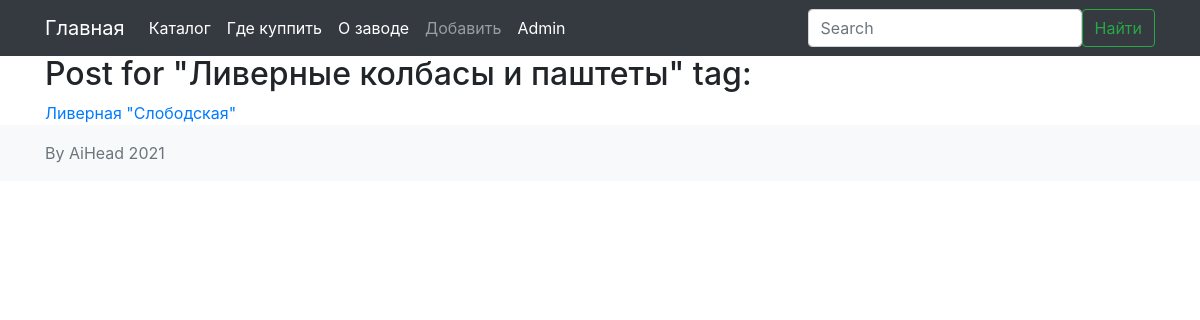
/blog/tag/Ливерные-колбасы-и-паштеты (signed in), run on an earlier commit of the app's database.
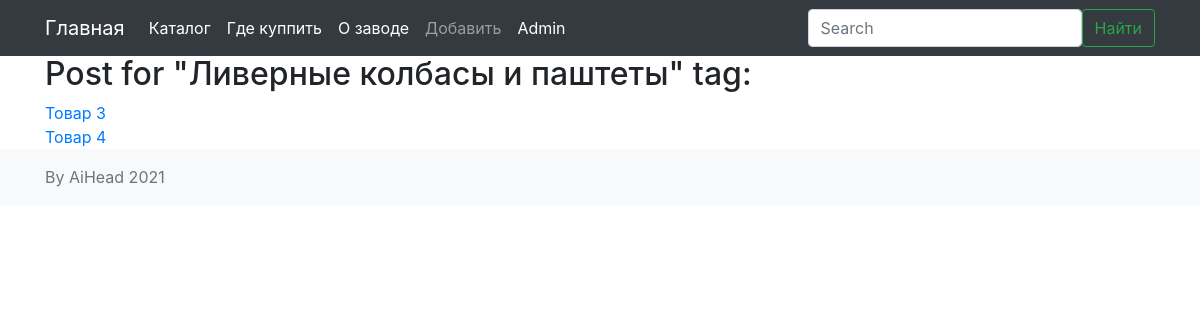
And on a later commit of the database.
### models.py (models this page shows, shortened)
class Tag(db.Model):
    id = db.Column(db.Integer, primary_key=True)
    name = db.Column(db.String(100))
    slug = db.Column(db.String(140), unique=True)
    image = db.Column(db.String(150), default='')
    subtitle = db.Column(db.Text)

class Post(db.Model):
    id = db.Column(db.Integer, primary_key=True)
    title = db.Column(db.String(140))
    slug = db.Column(db.String(140), unique=True)
    body = db.Column(db.Text)
    image = db.Column(db.String(150), default='')
    created = db.Column(db.DateTime, default=datetime.now())
    tags = db.relationship('Tag', secondary=post_tags, backref=db.backref('posts', lazy='dynamic'))

### posts/blueprint.py (the view)
@posts.route('/tag/<slug>')
def tag_detail(slug):
    tag = Tag.query.filter(Tag.slug == slug).first_or_404()
    posts = tag.posts.all()
    return render_template('posts/tag_detail.html', tag=tag, posts=posts)

### posts/templates/posts/tag_detail.html (shortened to what this page needs)
{% extends 'base.html' %}
{% block content_title %}
    Post for "{{ tag.name }}" tag:
{% endblock %}
{% block content %}
    {% for post in posts %}
        <div class="post">
            <a href="{{ url_for('posts.post_detail', slug=posts.slug) }}">{{ post.title }}</a>
        </div>
    {% endfor %}
{% endblock %}

### templates/base.html (shortened to what this page needs)
<!DOCTYPE html>
<html lang="en">
<head>
    <link rel="stylesheet" href="https://stackpath.bootstrapcdn.com/bootstrap/4.5.2/css/bootstrap.min.css">
    <link rel="stylesheet" href="https://cdn.jsdelivr.net/npm/bootstrap-icons@1.4.1/font/bootstrap-icons.css">
    <link rel="stylesheet" href="{{ url_for('static', filename='css/style.css') }}">
</head>
<body>
<main class="flex-shrink-0">
    <nav class="navbar navbar-expand-md navbar-dark fixed-top bg-dark ">
        <div class="container" id="top_nav">
            <a class="navbar-brand" href=" {{ url_for('index') }}">Главная</a>
            <div class="collapse navbar-collapse " id="navbarCollapse">
                <ul class="navbar-nav me-auto mb-2 mb-md-0">
                    <li class="nav-item">
                        <a class="nav-link active" aria-current="page" href="{{ url_for('posts.index') }}">Каталог</a>
                    </li>
                    <li class="nav-item">
                        <a class="nav-link active" aria-current="page" href="{{url_for('where')}}">Где куппить</a>
                    </li>
                    <li class="nav-item">
                        <a class="nav-link active" aria-current="page" href="{{url_for('about')}}">О заводе</a>
                    </li>
                    <li class="nav-item">
                        {% if current_user.has_role('admin') %}
                        <a class="nav-link" href="{{ url_for('adm') }}">Добавить</a> {% endif %}
                    </li>
                    <li class="nav-item">
                        {% if current_user.has_role('admin') %}
                        <a class="nav-link active" aria-current="page" href="/admin">Admin</a> {% endif %}
                    </li>
                </ul>
                <form class="d-flex search_form" method="GET">
                    <input class="form-control me-2" type="search" placeholder="Search" aria-label="Search" name="q" value="{{ request.args.get('q', '') }}">
                    <button class="btn btn-outline-success" type="submit">Найти</button>
                </form>
            </div>
        </div>
    </nav>
    <div class="container">
        <div class="row" style="margin-top:55px;">
            <div class="col-md-12">
                <h2>
                    {% block content_title %}
                    {% endblock %}
                </h2>
                {% block content %}
                {% endblock %}
            </div>
        </div>
    </div>
</main>
    <footer class="footer mt-auto py-3 bg-light">
        <div class="container">
            <span class="text-muted">By AiHead 2021</span>
        </div>
    </footer>
</body>
</html>

### static/css/style.css (style rules this page uses)
#navbarCollapse { display: flex; justify-content: space-between; }
footer { flex: 0 0 auto; }

What changed in the data, as far as the page shows it:
removed Post: title "Ливерная \"Слободская\""
added Post: title "Товар 3"
added Post: title "Товар 4"
